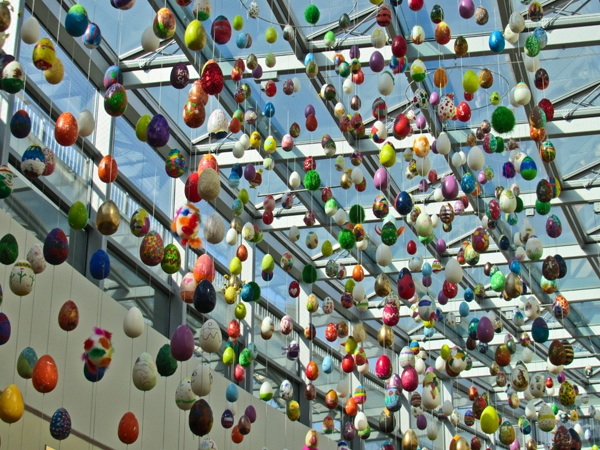
%> input picture proj1/201331202_Assignment1/codes/spot1-diff1.jpg, 600 x 450 px; the run also reads 1 picture not shown here
$ octave ques1a.m   (GNU Octave 9; MATLAB toolbox functions it lacks are replaced by stand-ins)
%> lines starting %> are read from the running program, lines starting %| are printed output that depends on the picture
close all;
a=imread('spot1-diff1.jpg');
%> a is the input picture: size 450x600x3 uint8; mean R, G, B 119.7, 128.2, 120.1
b=imread('spot1-diff2.jpg');
c=imabsdiff(a,b);


[rows,cols,dim]=size(c);
%> rows = 450; cols = 600; dim = 3

tmp=rgb2gray(c);figure();
imshow(tmp);

figure();
imshow(a);

[rows,cols]=size(tmp);
hold on;
impixelinfo
for i=1:rows
    for j=1:cols
          if(tmp(i,j)>50)
              rectangle('Position',[j i rows/10 cols/10 ],'EdgeColor','g');
                 for k=i-rows/10:i+rows/10
                 for l=j-cols/10:j+cols/10
                    if(k>0 && k<=rows && l>0 && l<=cols)
                     tmp(k,l)=5;

                 end
                 end

                 end

          end

    end
end
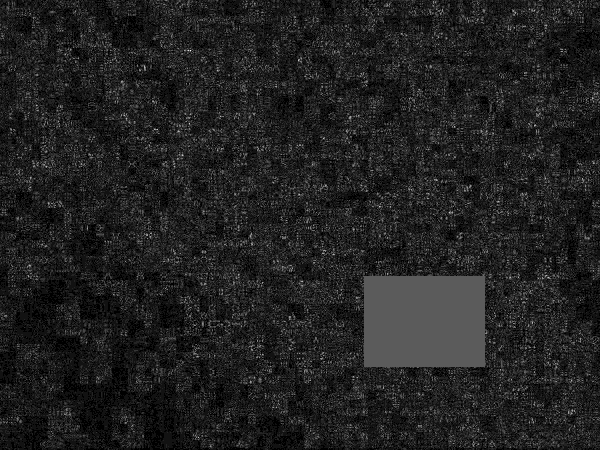
%> tmp: size 450x600 uint8; min 0, max 14, mean 1.83; drawn with min black and max white
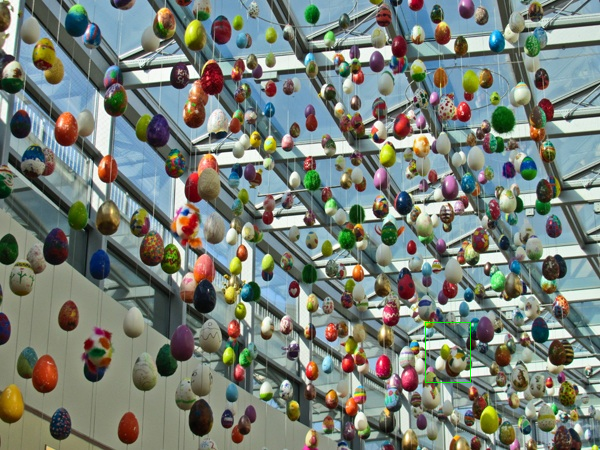
%> figure redrawn from the program's plot data


hold off;
